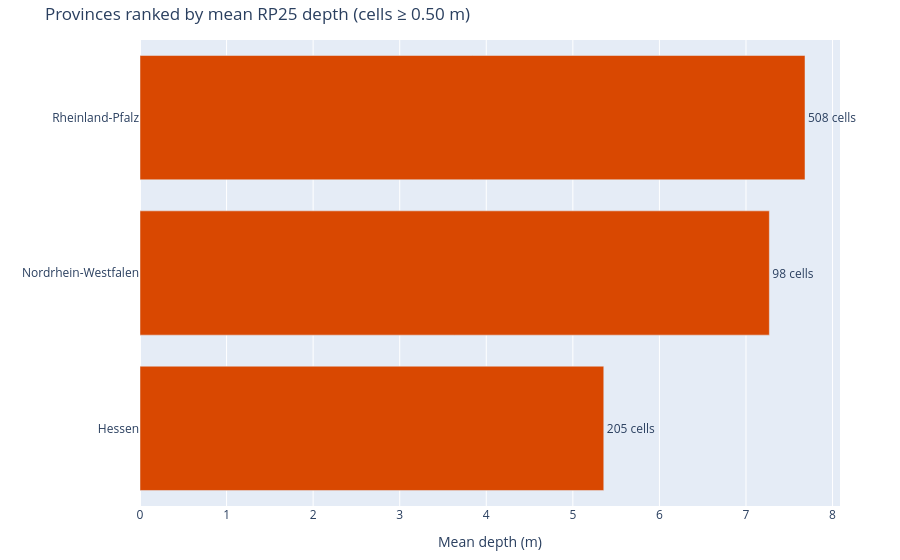

Notebook source saved alongside this figure:
### Code cell
ranked = province_risk.sort_values("mean_depth_m")
fig_bar = go.Figure(
    go.Bar(
        x=ranked["mean_depth_m"],
        y=ranked["province"],
        orientation="h",
        marker_color="#D94801",
        text=ranked["exposed_cells"],
        texttemplate="%{text} cells",
        textposition="outside",
        cliponaxis=False,
        customdata=ranked[["impacted_places"]],
        hovertemplate=(
            "%{y}<br>Mean depth: %{x:.2f} m"
            "<br>Places: %{customdata[0]}<extra></extra>"
        ),
    )
)
fig_bar.update_layout(
    title=f"Provinces ranked by mean RP{RETURN_PERIOD_YEARS} depth (cells ≥ {MIN_DEPTH_M:.2f} m)",
    xaxis_title="Mean depth (m)",
    margin=dict(l=140, r=60, t=40, b=40),
)
fig_bar.show()

### Figure 1 — Plotly figure (JSON) as saved in the notebook; plotly's stock layout.template omitted (floating-point values rounded to 4 significant figures)
{"data": [{"cliponaxis": false, "customdata": [[18508], [16219], [36170]], "hovertemplate": "%{y}<br>Mean depth: %{x:.2f} m<br>Places: %{customdata[0]}<extra></extra>", "marker": {"color": "#D94801"}, "orientation": "h", "text": [205.0, 98.0, 508.0], "textposition": "outside", "texttemplate": "%{text} cells", "type": "bar", "x": [5.357, 7.27, 7.682], "y": ["Hessen", "Nordrhein-Westfalen", "Rheinland-Pfalz"]}], "layout": {"margin": {"b": 40, "l": 140, "r": 60, "t": 40}, "title": {"text": "Provinces ranked by mean RP25 depth (cells ≥ 0.50 m)"}, "xaxis": {"title": {"text": "Mean depth (m)"}}}}
